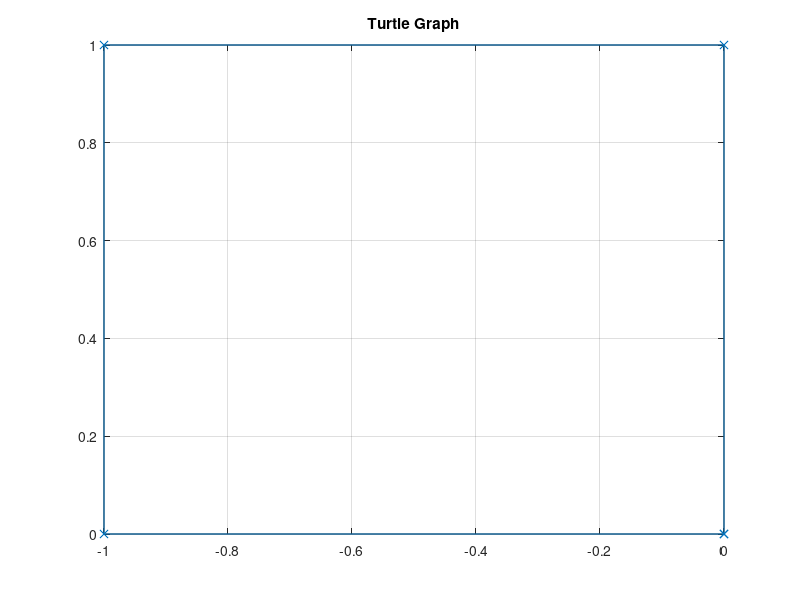

MATLAB code for this plot:
# Week 10 - Day 08

% Clear Command History
history -c

% Clear All Variables
clear all

% Close All Open Windows
close all

% Clear The Command Window
clc

### L Systems

% Define the Initial Word
W = "F+F+F+F"
fprintf("\n")

% Define the Initial Coordinate
initial_state = [0, 0, 90]

% Define the Length of the Word
n = length(W)

% Define Step Size
step_size = 1;

% Define Turn Angle
turn_angle = 90;  % in degrees

% Initialize Turtle State
x = initial_state(1);
y = initial_state(2);
angle = initial_state(3);

% Display Initial State
fprintf('\nInitial State  : X = %.0f, Y = %.0f, Angle = %.0f°\n', x, y, angle);
fprintf('Processing Word: %s\n\n', W);

% Store the Path for Plotting
path_x = [x];
path_y = [y];

% Define a For - Loop to Read the Word from Left to Right
for i = 1:n

    % Define the Letter of Reading in the Word
    symbol = W(i);

    % Define a Switch Statement
    switch symbol

      % Case 01
      case 'F'

            % Move Forward : Update Position Based on Current Angle
            x_new = x + step_size * cosd(angle);
            y_new = y + step_size * sind(angle);

            % Display Movement
            fprintf('New State      : X = %.0f, Y = %.0f, Angle = %.0f°\n',x_new, y_new, angle);

            % Update position
            x = x_new;
            y = y_new;

            % Store for Plotting
            path_x = [path_x, x];
            path_y = [path_y, y];

      % Case 02
      case '+'

            % Turn Left (Counter - Clockwise)
            angle_old = angle;
            angle = (angle + turn_angle);
            fprintf('New State      : X = %.0f, Y = %.0f, Angle = %.0f°\n',x, y, angle);

       % Case 03
       case '-'

            % Turn Right (Clockwise)
            angle_old = angle;
            angle = (angle - turn_angle);
            fprintf('New State      : X = %.0f, Y = %.0f, Angle = %.0f°\n',x, y, angle);

        otherwise
            fprintf('Unknown symbol: %c\n', symbol);
    end
end

% Defining a If Case
if angle = 360;
  angle = 0
end

% Display final state
fprintf('\nFinal State: X = %.0f, Y = %.0f, angle = %.0f°\n\n', x, y, angle);

% Plot the Turtle Path
figure
plot(path_x, path_y, 'x-')
grid on
title("Turtle Graph")
